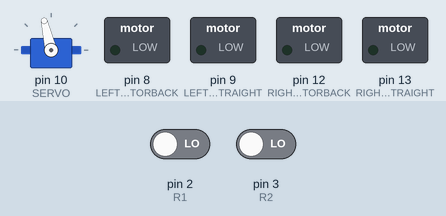
The sketch below on a simulated Arduino Uno, built with avr-gcc and run on an emulated ATmega328P. Shown: servo, switched loads named in the sketch (green lamp = pin HIGH). Wiring (inferred from the names in the program): servo: signal pin 10. Inputs (shaded band) come from the test bench; at power-on: pin 2 (R1) LOW, pin 3 (R2) LOW. Servo pulses on a pin are drawn as a servo (544–2400 µs = 0–180°); pins used as bus, display or sensor lines are not drawn.

Above: at 0.1 s.
At 1.1 s:
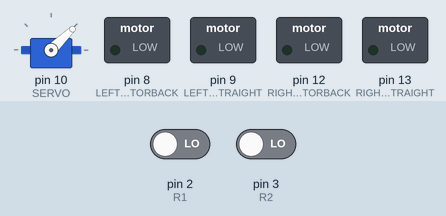
At 5.1 s:
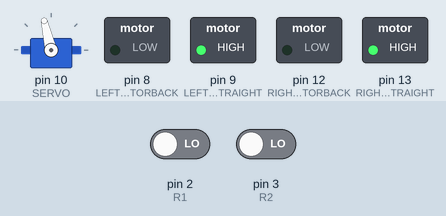
Timing chart, 0 to 6.6 s (numbered marks = the images above):
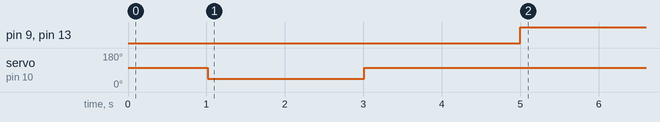

The sketch:

GragItPart2.ino
```cpp
// Servo control pin
#define SERVO 10

// Servo pulse values for gripper positions (in microseconds)
#define GRIPPER_OPEN 1600
#define GRIPPER_CLOSE 990

// Motor control pins (left and right motors)
const int LEFTMOTORBACK = 8;
const int LEFTMOTORSTRAIGHT = 9;
const int RIGHTMOTORBACK = 12;
const int RIGHTMOTORSTRAIGHT = 13;

// Encoder pins for right and left wheels
const int R1 = 2;
const int R2 = 3;

// Number of encoder pulses corresponding to ~25 cm movement
const int PULSES_FOR_25CM = 40;

// Pulse counters (updated inside interrupts)
volatile int pulsesRight = 0;
volatile int pulsesLeft = 0;

// State flags for sequence control
boolean first = true;
boolean second = false;
boolean third = false;

// Timer variable (used but not essential in current logic)
unsigned long startTime = millis();

void setup() {

  // Set servo pin as output
  pinMode(SERVO, OUTPUT);

  // Set motor pins as outputs
  pinMode(LEFTMOTORBACK, OUTPUT);
  pinMode(LEFTMOTORSTRAIGHT, OUTPUT);
  pinMode(RIGHTMOTORBACK, OUTPUT);
  pinMode(RIGHTMOTORSTRAIGHT, OUTPUT);

  // Attach interrupts for encoder pulse counting
  attachInterrupt(digitalPinToInterrupt(R1), countRight, RISING);
  attachInterrupt(digitalPinToInterrupt(R2), countLeft, RISING);

  // Ensure robot is stopped at startup
  stopMoving();
}

void loop() {

  // Open gripper at the beginning
  holdGripper(GRIPPER_OPEN, 1000);

  // First stage: close gripper
  if (first){
    holdGripper(GRIPPER_CLOSE, 2000);
    first = false;
    second = true;
    startTime = millis();
  }

  // Second stage: open gripper again
  if (second){
    holdGripper(GRIPPER_OPEN, 2000);
    second = false;
    third = true;
    startTime = millis();
  }

  // Third stage: main task sequence
  if (third){

    // Move forward ~25 cm
    moveDistance(PULSES_FOR_25CM);
    stopMoving();

    // Close gripper (grab object / cone)
    holdGripper(GRIPPER_CLOSE, 1000);

    // Move forward another ~25 cm
    moveDistance(PULSES_FOR_25CM);
    stopMoving();

    // Infinite loop to keep servo signal active
    while(1) {
      gripper(0);
    }
  }
}

// Function to move forward a specific distance (based on encoder pulses)
void moveDistance(int pulsesNeeded){

  // Save starting pulse count
  int start = pulsesRight;

  // Move until required number of pulses is reached
  while(pulsesRight < start + pulsesNeeded){

    moveForward(200);
    gripper(0);   // keep servo signal alive during movement

  }
}

// Function to move forward
void moveForward(int speed){
  // Adjust speeds slightly for motor calibration
  analogWrite(RIGHTMOTORSTRAIGHT, speed - 65);
  analogWrite(LEFTMOTORSTRAIGHT, speed + 55);

  // Disable backward movement
  analogWrite(RIGHTMOTORBACK, 0);
  analogWrite(LEFTMOTORBACK, 0);
}

// Function to stop all motors
void stopMoving(){
  analogWrite(RIGHTMOTORSTRAIGHT, 0);
  analogWrite(LEFTMOTORSTRAIGHT, 0);
  analogWrite(RIGHTMOTORBACK, 0);
  analogWrite(LEFTMOTORBACK, 0);
}

// Interrupt function: counts left wheel pulses
void countLeft(){
  pulsesLeft++;
}

// Interrupt function: counts right wheel pulses
void countRight(){
  pulsesRight++;
}

// Function to hold gripper position for a specific time
void holdGripper(int pulse, int timeMs){

  unsigned long start = millis();

  // Keep sending servo signal for the specified duration
  while(millis() - start < timeMs){
    gripper(pulse);
  }
}

// Low-level servo control function (manual PWM generation)
void gripper(int newPulse){

  static unsigned long timer; // controls update timing
  static int pulse;           // stores current pulse width

  // Update every ~20 ms (standard servo refresh rate)
  if(millis() > timer){

    // If a new pulse value is provided, update it
    if(newPulse > 0){
      pulse = newPulse;
    }

    // Generate PWM signal manually
    digitalWrite(SERVO, HIGH);
    delayMicroseconds(pulse);
    digitalWrite(SERVO, LOW);

    // Schedule next update
    timer = millis() + 20;
  }
}
```

Measured:
- by itself, pin 9 (LEFTMOTORSTRAIGHT), pin 13 (RIGHTMOTORSTRAIGHT): LOW → HIGH at 5.0 s
- by itself, servo on pin 10 (SERVO): 103° → 44° at 1.0 s, → 103° 2.0 s later
